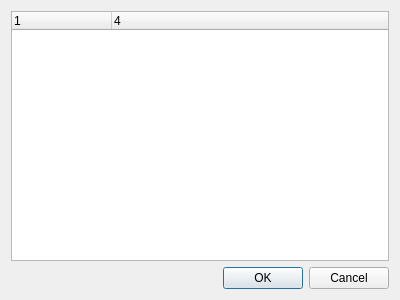
<?xml version="1.0" encoding="UTF-8"?>
<ui version="4.0">
 <class>Dialog</class>
 <widget class="QDialog" name="Dialog">
  <property name="geometry">
   <rect>
    <x>0</x>
    <y>0</y>
    <width>400</width>
    <height>300</height>
   </rect>
  </property>
  <property name="windowTitle">
   <string>Dialog</string>
  </property>
  <layout class="QGridLayout" name="gridLayout">
   <item row="0" column="0">
    <widget class="QTreeWidget" name="treeWidget">
     <column>
      <property name="text">
       <string/>
      </property>
     </column>
     <column>
      <property name="text">
       <string>4</string>
      </property>
     </column>
     <column>
      <property name="text">
       <string/>
      </property>
     </column>
    </widget>
   </item>
   <item row="1" column="0">
    <widget class="QDialogButtonBox" name="buttonBox">
     <property name="orientation">
      <enum>Qt::Orientation::Horizontal</enum>
     </property>
     <property name="standardButtons">
      <set>QDialogButtonBox::StandardButton::Cancel|QDialogButtonBox::StandardButton::Ok</set>
     </property>
    </widget>
   </item>
  </layout>
 </widget>
 <resources/>
 <connections>
  <connection>
   <sender>buttonBox</sender>
   <signal>accepted()</signal>
   <receiver>Dialog</receiver>
   <slot>accept()</slot>
   <hints>
    <hint type="sourcelabel">
     <x>248</x>
     <y>254</y>
    </hint>
    <hint type="destinationlabel">
     <x>157</x>
     <y>274</y>
    </hint>
   </hints>
  </connection>
  <connection>
   <sender>buttonBox</sender>
   <signal>rejected()</signal>
   <receiver>Dialog</receiver>
   <slot>reject()</slot>
   <hints>
    <hint type="sourcelabel">
     <x>316</x>
     <y>260</y>
    </hint>
    <hint type="destinationlabel">
     <x>286</x>
     <y>274</y>
    </hint>
   </hints>
  </connection>
 </connections>
</ui>
